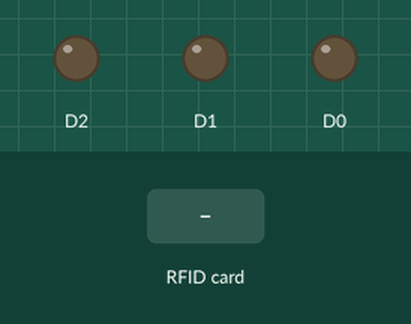
Recording of a sketch running on a simulated ESP8266 (NodeMCU). Parts: output pins drawn as LEDs (lit = HIGH). The inputs (shaded band) are chosen by the test bench. WiFi joins after 1.5 s; servers stay silent unless stated; uploads are accepted with an empty reply.

Above: at 6.2 s.
6.3 s: RFID card 5E 7A 19 C4 held to the reader
At 6.43 s:
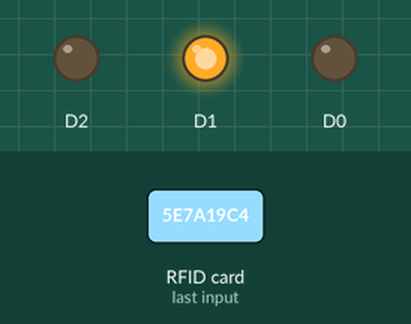
At 7.4 s:
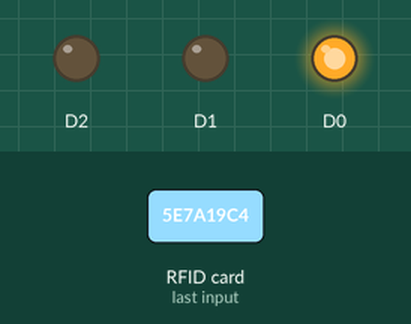
Timing chart, 0 to 9.8 s (numbered marks = the images above; inputs shaded):
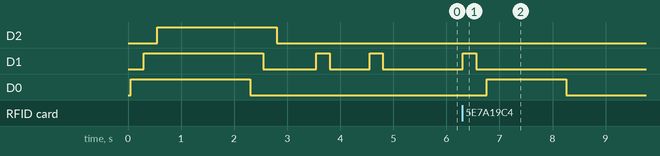

The sketch:

main.ino
```cpp
#include <SPI.h>
#include <MFRC522.h>
#include <ESP8266WiFi.h>
#include <ArduinoJson.h>
#include <WiFiClientSecure.h>
#include <ESP8266HTTPClient.h>

constexpr uint8_t SS_PIN = D4;
constexpr uint8_t RST_PIN = D3;

const char* ssid = "AUMS";
const char* password = "PROJ-AUMS";
const char* server = "https://api.proj-aums.hu/card_validation/";

String tag;
MFRC522::MIFARE_Key key;
MFRC522 rfid(SS_PIN, RST_PIN);

HTTPClient http;

byte* stringToBytes(const char* str)
{
    static byte bytes[20];

    for (uint8_t i = 0; i < 20; ++i)
    {
        bytes[i] = strtoul(str, NULL, 16);

        str += 2;
        if (*str == ':') ++str;
    }
    return bytes;
}

void setup()
{
    Serial.begin(9600);

    SPI.begin();
    rfid.PCD_Init();

    pinMode(D0, OUTPUT);
    pinMode(D1, OUTPUT);
    pinMode(D2, OUTPUT);

    digitalWrite(D0, HIGH); delay(250);
    digitalWrite(D1, HIGH); delay(250);
    digitalWrite(D2, HIGH); delay(250);
    delay(1500);
    digitalWrite(D0, LOW); delay(250);
    digitalWrite(D1, LOW); delay(250);
    digitalWrite(D2, LOW); delay(250);

    WiFi.begin(ssid, password);

    while (WiFi.status() != WL_CONNECTED)
    {
        delay(500);
        digitalWrite(D1, HIGH); delay(250);
        digitalWrite(D1, LOW); delay(250);
    }
}

WiFiClientSecure secureClient;

void loop()
{
    if (!rfid.PICC_IsNewCardPresent()) return;
    if (rfid.PICC_ReadCardSerial())
    {
        for (byte i = 0; i < 4; i++)
        { tag += rfid.uid.uidByte[i]; }

        digitalWrite(D1, HIGH); delay(250);
        digitalWrite(D1, LOW);

        String url = String(server) + tag;

        secureClient.setInsecure();
        http.begin(secureClient, url);

        http.addHeader("Content-Type", "application/x-www-form-urlencoded");

        int httpCode = http.POST("");

        if (httpCode == HTTP_CODE_OK || httpCode == HTTP_CODE_CREATED)
        {
            if (httpCode == HTTP_CODE_OK)
            {
                digitalWrite(D0, HIGH);
                delay(1500);
                digitalWrite(D0, LOW);
            }
            else if (httpCode == HTTP_CODE_CREATED)
            {
                digitalWrite(D1, HIGH);
                delay(1500);
                digitalWrite(D1, LOW);
            }
        }
        else
        {
            digitalWrite(D2, HIGH);
            delay(1500);
            digitalWrite(D2, LOW);
        }

        http.end();

        tag = "";
        rfid.PICC_HaltA();
        rfid.PCD_StopCrypto1();
    }
}
```

Measured:
- after the input at 6.3 s, D1: LOW → HIGH at once, → LOW 0.25 s later; D0: LOW → HIGH after 0.46 s, → LOW 1.5 s later
